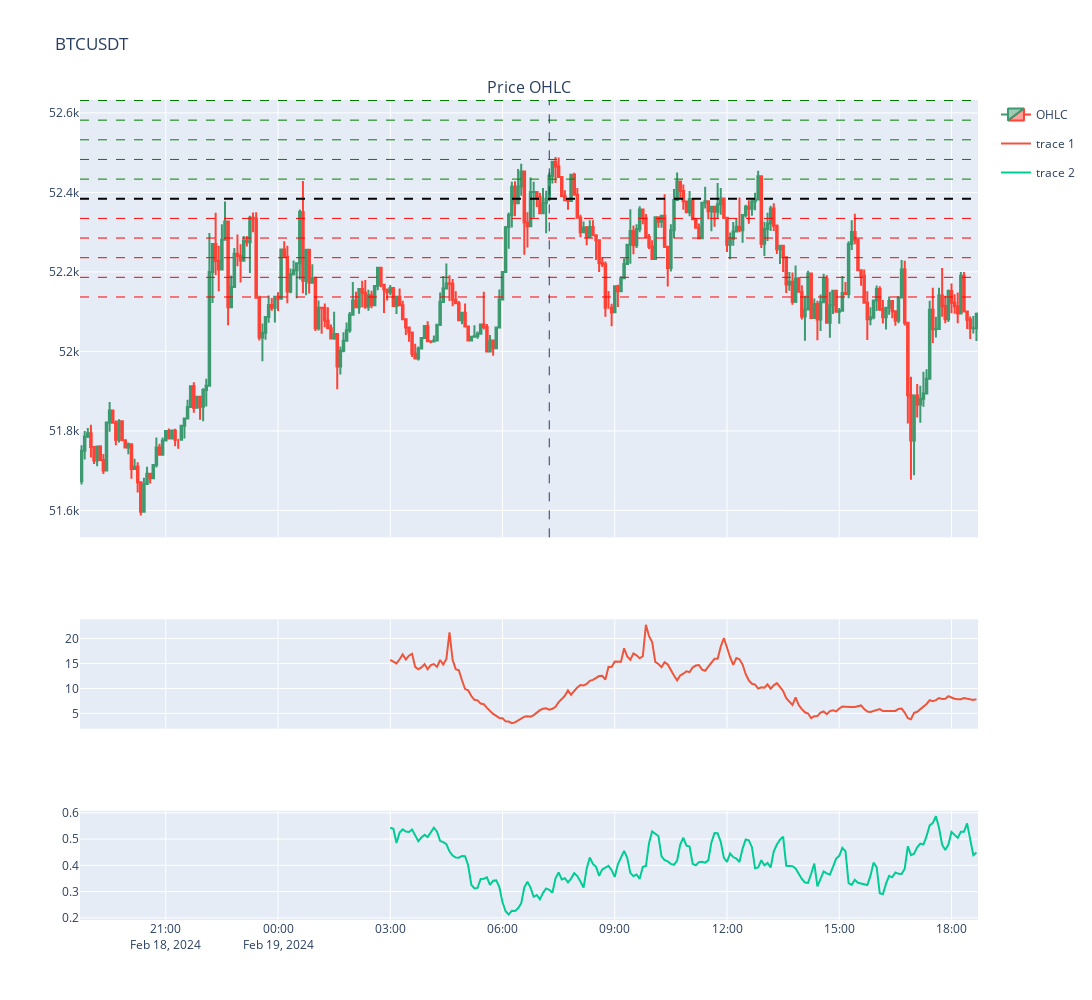

Source (notebook cell):
### Markdown cell above
## Example of First Grid Strategy without stoploss and grid resettings

- If I use the same grid without re-scaling, what would be the backtest PnL?

- Limit the size of each grid order to no more than 1-2% of your account balance to reduce the risk of significant losses.

- Backtest method

    - Keep a structure which stores all the limits orders and determine whether it is executed or not
    
    - At each time point, we keep track which orders are executed / not execured / be executed in this periods based on OHCL    

    - Finally, calculate the returns based on limit orders

    - <b>the backtest way is designed in a way that is applicable for all others algo trading strategy based on many limit orders</b>

### Code cell
instrument = 'BTCUSDT'
interval = '5m'
lookback_period = '1 Days ago'
vol_lookback = 30
vol_scale = 1
position_size = 1
binance = Binance()

df = binance.get_historical_instrument_price(instrument, interval=interval, start_str=lookback_period)
df['Vol'] = df['Close'].diff().rolling(vol_lookback).std()
df["half_life"] = df['Close'].rolling(100).apply(lambda x: time_series_half_life(x))
df["hurst_exponent"] = df["Close"].rolling(100).apply(lambda x: time_series_hurst_exponent(x))

start_dt_offset = 150
start_dt_offset = max(start_dt_offset, vol_lookback+1)

start_dt = df['Date'].iloc[start_dt_offset]
start_px = df['Open'].iloc[start_dt_offset]
start_vol = df['Vol'].iloc[start_dt_offset-1]

grid_scales = list(range(-5,5+1,1))
grid_prices = [start_px + x * start_vol * vol_scale for x in grid_scales]

# we keep track an order list for backtest
orders_list = []
for i, px in enumerate(grid_prices):
    if grid_scales[i] == 0:
        continue

    orders_list.append({
        'price': px,
        'qty': position_size,
        'side': 'sell' if grid_scales[i] > 0 else 'buy',
        'order_dt': start_dt,
        'filled_dt': None,
        'filled': False,
        'cancelled': False,
    })

for i, row in df.iterrows():
    date = row['Date']

    if date < start_dt:
        continue

    open, close, high, low = row['Open'], row['Close'], row['High'], row['Low']    
    for i in range(len(orders_list)):
        order = orders_list[i]
        if order['filled'] == True:
            continue
        order_px = order['price']

        # order_px are within the price range in the periods
        if order_px >= low and order_px <= high:
            order['filled'] = True
            order['filled_dt'] = date
        orders_list[i] = order

# after all logic, close out leave the unfilled orders and create an market orders to close out the positions    
df_orders = pd.DataFrame(orders_list)
df_orders['net_qty'] = np.where(df_orders['side'] == 'buy', df_orders['qty'], -1 * df_orders['qty'])
df_orders['cancelled'] = ~df_orders['filled']
net_qty = df_orders[df_orders['filled'] == True]['net_qty'].sum()

if net_qty != 0:
    close_order = pd.DataFrame([{
        'price': close,
        'qty': abs(net_qty),
        'side': 'buy' if net_qty < 0 else 'sell',
        'order_dt': date,
        'filled_dt': date,
        'filled': True,
        'cancelled': False,
        'net_qty': -net_qty

    }])
    df_orders = pd.concat([df_orders, close_order])

df_orders = df_orders.sort_values(['filled_dt'])
display(df_orders)

# calculate the PNL based on filled orders
pnl = df_orders[df_orders['filled'] == True]
pnl['mv'] = -1 * pnl['net_qty'] * pnl['price']
pnl = pnl['mv'].sum()
print(pnl)

fig = make_subplots(
    rows=3, cols=1, 
    shared_xaxes=True, 
    vertical_spacing=0.1, 
    subplot_titles=[
        'Price OHLC',         
    ],         
    row_heights=[0.8, 0.2, 0.2],  
)
fig.update_layout(
    title=instrument,
    width=1500, height=1000,        
    hovermode='x',
)
colors = plotly.colors.DEFAULT_PLOTLY_COLORS
fig.add_trace(go.Candlestick(x=df["Date"], open=df["Open"], high=df["High"], low=df["Low"], close=df["Close"], name="OHLC", legendgroup='OHCL'), row=1, col=1)
fig.add_trace(go.Scatter(x=df['Date'], y=df['half_life']), row=2,col=1)
fig.add_trace(go.Scatter(x=df['Date'], y=df['hurst_exponent']), row=3,col=1)

for i, grid in enumerate(grid_prices):
    lw = 1
    if grid_scales[i] > 0:
        color = 'green'        
    elif grid_scales[i] < 0:
        color = 'red'        
    else:
        color = 'black'
        lw = 2

    fig.add_hline(y=grid, line_width=lw, line_dash="dash", line_color=color, row=1, col=1)
fig.add_vline(x=start_dt, line_width=1, line_dash="dash", row=1, col=1)
fig.update(layout_xaxis_rangeslider_visible=False)

### Figure 1 — Plotly figure (JSON) as saved in the notebook; plotly's stock layout.template omitted (floating-point values rounded to 4 significant figures; data arrays with more than 128 entries replaced by an {"elided": "..."} marker saying what was removed)
{"data": [{"close": {"elided": "288 float values"}, "high": {"elided": "288 float values"}, "legendgroup": "OHCL", "low": {"elided": "288 float values"}, "name": "OHLC", "open": {"elided": "288 float values"}, "type": "candlestick", "x": {"elided": "288 str values"}, "xaxis": "x", "yaxis": "y"}, {"type": "scatter", "x": {"elided": "288 str values"}, "xaxis": "x2", "y": {"elided": "288 float values"}, "yaxis": "y2"}, {"type": "scatter", "x": {"elided": "288 str values"}, "xaxis": "x3", "y": {"elided": "288 float values"}, "yaxis": "y3"}], "layout": {"annotations": [{"font": {"size": 16}, "showarrow": false, "text": "Price OHLC", "x": 0.5, "xanchor": "center", "xref": "paper", "y": 1, "yanchor": "bottom", "yref": "paper"}], "height": 1000, "hovermode": "x", "shapes": [{"line": {"color": "red", "dash": "dash", "width": 1}, "type": "line", "x0": 0, "x1": 1, "xref": "x domain", "y0": 52140.0, "y1": 52140.0, "yref": "y"}, {"line": {"color": "red", "dash": "dash", "width": 1}, "type": "line", "x0": 0, "x1": 1, "xref": "x domain", "y0": 52190.0, "y1": 52190.0, "yref": "y"}, {"line": {"color": "red", "dash": "dash", "width": 1}, "type": "line", "x0": 0, "x1": 1, "xref": "x domain", "y0": 52240.0, "y1": 52240.0, "yref": "y"}, {"line": {"color": "red", "dash": "dash", "width": 1}, "type": "line", "x0": 0, "x1": 1, "xref": "x domain", "y0": 52290.0, "y1": 52290.0, "yref": "y"}, {"line": {"color": "red", "dash": "dash", "width": 1}, "type": "line", "x0": 0, "x1": 1, "xref": "x domain", "y0": 52330.0, "y1": 52330.0, "yref": "y"}, {"line": {"color": "black", "dash": "dash", "width": 2}, "type": "line", "x0": 0, "x1": 1, "xref": "x domain", "y0": 52380.0, "y1": 52380.0, "yref": "y"}, {"line": {"color": "green", "dash": "dash", "width": 1}, "type": "line", "x0": 0, "x1": 1, "xref": "x domain", "y0": 52430.0, "y1": 52430.0, "yref": "y"}, {"line": {"color": "green", "dash": "dash", "width": 1}, "type": "line", "x0": 0, "x1": 1, "xref": "x domain", "y0": 52480.0, "y1": 52480.0, "yref": "y"}, {"line": {"color": "green", "dash": "dash", "width": 1}, "type": "line", "x0": 0, "x1": 1, "xref": "x domain", "y0": 52530.0, "y1": 52530.0, "yref": "y"}, {"line": {"color": "green", "dash": "dash", "width": 1}, "type": "line", "x0": 0, "x1": 1, "xref": "x domain", "y0": 52580.0, "y1": 52580.0, "yref": "y"}, {"line": {"color": "green", "dash": "dash", "width": 1}, "type": "line", "x0": 0, "x1": 1, "xref": "x domain", "y0": 52630.0, "y1": 52630.0, "yref": "y"}, {"line": {"dash": "dash", "width": 1}, "type": "line", "x0": "2024-02-19T07:15:00", "x1": "2024-02-19T07:15:00", "xref": "x", "y0": 0, "y1": 1, "yref": "y domain"}], "title": {"text": "BTCUSDT"}, "width": 1500, "xaxis": {"anchor": "y", "domain": [0, 1], "matches": "x3", "rangeslider": {"visible": false}, "showticklabels": false}, "xaxis2": {"anchor": "y2", "domain": [0, 1], "matches": "x3", "showticklabels": false}, "xaxis3": {"anchor": "y3", "domain": [0, 1]}, "yaxis": {"anchor": "x", "domain": [0.4667, 1]}, "yaxis2": {"anchor": "x2", "domain": [0.2333, 0.3667]}, "yaxis3": {"anchor": "x3", "domain": [0, 0.1333]}}}
